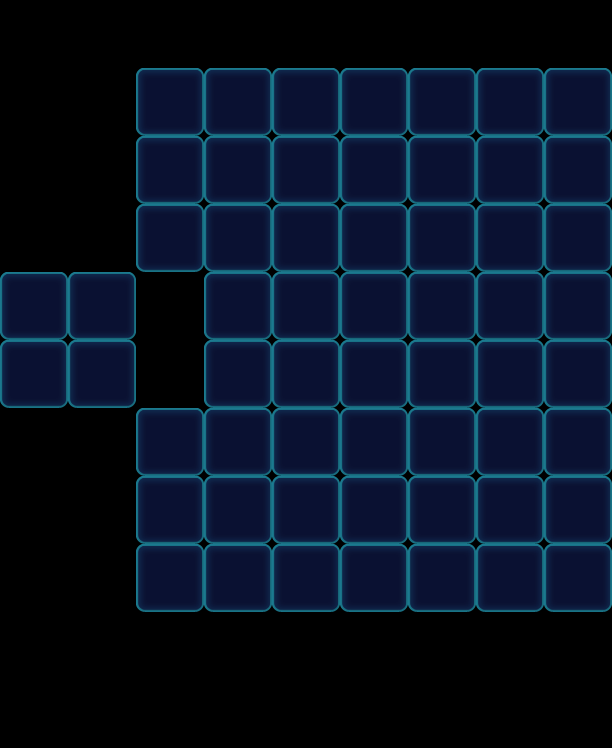

Rendered tile map (Tiled .tmx) drawn with the repository's tilesets; below, a short description and the map source with its tile grids summarised:
An orthogonal 9x11 tile map with 68x68 px tiles, 1 tile layer (Valid), 2 tilesets and 40 objects (14x Ice, 14x Stone, 8x Factory_Normal, 4x Boss).

<map version="1.0" orientation="orthogonal" width="9" height="11" tilewidth="68" tileheight="68">
 <tileset firstgid="1" name="game_grid1" tilewidth="68" tileheight="68">
  <image source="game_grid1.png" width="68" height="68" />
 </tileset>
 <tileset firstgid="2" name="map" tilewidth="68" tileheight="68">
  <image source="map.png" width="1024" height="1024" />
 </tileset>
 <layer name="Valid" width="9" height="11">
  <data>[99 cells, 58 non-empty, 1 distinct tile ids]</data>
 </layer>
 <objectgroup name="BottomObj" width="9" height="11" />
 <objectgroup name="MiddleObj" width="9" height="11" />
 <objectgroup color="#000000" name="TopObj" width="9" height="11">
  <object name="10" type="Factory_Normal" x="204" y="0" width="68" height="68">
   <properties>
    <property name="FactoryColorsConfig" value="Blue,Yellow,Pink,Purple,Orange" />
   </properties>
  </object>
  <object name="10" type="Boss" x="0" y="272" width="68" height="68">
   <properties>
    <property name="BossName" value="Color1" />
    <property name="BossType" value="ColorBoss" />
    <property name="BossTypeConfig" value="Blue,Yellow,Pink,Purple,Orange" />
   </properties>
  </object>
  <object name="12" type="Ice" x="544" y="136" width="68" height="68">
   <properties>
    <property name="Layers" value="3" />
   </properties>
  </object>
  <object name="12" type="Ice" x="544" y="68" width="68" height="68">
   <properties>
    <property name="Layers" value="3" />
   </properties>
  </object>
  <object name="12" type="Ice" x="544" y="272" width="68" height="68">
   <properties>
    <property name="Layers" value="3" />
   </properties>
  </object>
  <object name="12" type="Ice" x="544" y="204" width="68" height="68">
   <properties>
    <property name="Layers" value="3" />
   </properties>
  </object>
  <object name="12" type="Ice" x="544" y="408" width="68" height="68">
   <properties>
    <property name="Layers" value="3" />
   </properties>
  </object>
  <object name="12" type="Ice" x="544" y="340" width="68" height="68">
   <properties>
    <property name="Layers" value="3" />
   </properties>
  </object>
  <object name="12" type="Ice" x="544" y="544" width="68" height="68">
   <properties>
    <property name="Layers" value="3" />
   </properties>
  </object>
  <object name="12" type="Ice" x="544" y="476" width="68" height="68">
   <properties>
    <property name="Layers" value="3" />
   </properties>
  </object>
  <object name="10" type="Factory_Normal" x="272" y="0" width="68" height="68">
   <properties>
    <property name="FactoryColorsConfig" value="Blue,Yellow,Pink,Purple,Orange" />
   </properties>
  </object>
  <object name="10" type="Factory_Normal" x="340" y="0" width="68" height="68">
   <properties>
    <property name="FactoryColorsConfig" value="Blue,Yellow,Pink,Purple,Orange" />
   </properties>
  </object>
  <object name="10" type="Factory_Normal" x="408" y="0" width="68" height="68">
   <properties>
    <property name="FactoryColorsConfig" value="Blue,Yellow,Pink,Purple,Orange" />
   </properties>
  </object>
  <object name="10" type="Factory_Normal" x="476" y="0" width="68" height="68">
   <properties>
    <property name="FactoryColorsConfig" value="Blue,Yellow,Pink,Purple,Orange" />
   </properties>
  </object>
  <object name="10" type="Factory_Normal" x="544" y="0" width="68" height="68">
   <properties>
    <property name="FactoryColorsConfig" value="Blue,Yellow,Pink,Purple,Orange" />
   </properties>
  </object>
  <object name="10" type="Boss" x="68" y="272" width="68" height="68">
   <properties>
    <property name="BossName" value="Color1" />
    <property name="BossType" value="ColorBoss" />
    <property name="BossTypeConfig" value="Blue,Yellow,Pink,Purple,Orange" />
   </properties>
  </object>
  <object name="10" type="Boss" x="0" y="340" width="68" height="68">
   <properties>
    <property name="BossName" value="Color1" />
    <property name="BossType" value="ColorBoss" />
    <property name="BossTypeConfig" value="Blue,Yellow,Pink,Purple,Orange" />
   </properties>
  </object>
  <object name="10" type="Boss" x="68" y="340" width="68" height="68">
   <properties>
    <property name="BossName" value="Color1" />
    <property name="BossType" value="ColorBoss" />
    <property name="BossTypeConfig" value="Blue,Yellow,Pink,Purple,Orange" />
   </properties>
  </object>
  <object name="10" type="Factory_Normal" x="136" y="0" width="68" height="68">
   <properties>
    <property name="FactoryColorsConfig" value="Blue,Yellow,Pink,Purple,Orange" />
   </properties>
  </object>
  <object name="10" type="Factory_Normal" x="136" y="340" width="68" height="68">
   <properties>
    <property name="FactoryColorsConfig" value="Blue,Yellow,Pink,Purple,Orange" />
   </properties>
  </object>
  <object name="12" type="Ice" x="136" y="68" width="68" height="68">
   <properties>
    <property name="Layers" value="3" />
   </properties>
  </object>
  <object name="12" type="Ice" x="136" y="204" width="68" height="68">
   <properties>
    <property name="Layers" value="3" />
   </properties>
  </object>
  <object name="12" type="Ice" x="136" y="136" width="68" height="68">
   <properties>
    <property name="Layers" value="3" />
   </properties>
  </object>
  <object name="12" type="Ice" x="136" y="408" width="68" height="68">
   <properties>
    <property name="Layers" value="3" />
   </properties>
  </object>
  <object name="12" type="Ice" x="136" y="544" width="68" height="68">
   <properties>
    <property name="Layers" value="3" />
   </properties>
  </object>
  <object name="12" type="Ice" x="136" y="476" width="68" height="68">
   <properties>
    <property name="Layers" value="3" />
   </properties>
  </object>
  <object name="Stone" type="Stone" gid="34" x="204" y="136">
   <properties>
    <property name="Layers" value="1" />
   </properties>
  </object>
  <object name="Stone" type="Stone" gid="34" x="204" y="204">
   <properties>
    <property name="Layers" value="1" />
   </properties>
  </object>
  <object name="Stone" type="Stone" gid="34" x="204" y="272">
   <properties>
    <property name="Layers" value="1" />
   </properties>
  </object>
  <object name="Stone" type="Stone" gid="34" x="204" y="476">
   <properties>
    <property name="Layers" value="1" />
   </properties>
  </object>
  <object name="Stone" type="Stone" gid="34" x="204" y="544">
   <properties>
    <property name="Layers" value="1" />
   </properties>
  </object>
  <object name="Stone" type="Stone" gid="34" x="204" y="612">
   <properties>
    <property name="Layers" value="1" />
   </properties>
  </object>
  <object name="Stone" type="Stone" gid="34" x="476" y="612">
   <properties>
    <property name="Layers" value="1" />
   </properties>
  </object>
  <object name="Stone" type="Stone" gid="34" x="476" y="544">
   <properties>
    <property name="Layers" value="1" />
   </properties>
  </object>
  <object name="Stone" type="Stone" gid="34" x="476" y="476">
   <properties>
    <property name="Layers" value="1" />
   </properties>
  </object>
  <object name="Stone" type="Stone" gid="34" x="476" y="408">
   <properties>
    <property name="Layers" value="1" />
   </properties>
  </object>
  <object name="Stone" type="Stone" gid="34" x="476" y="340">
   <properties>
    <property name="Layers" value="1" />
   </properties>
  </object>
  <object name="Stone" type="Stone" gid="34" x="476" y="272">
   <properties>
    <property name="Layers" value="1" />
   </properties>
  </object>
  <object name="Stone" type="Stone" gid="34" x="476" y="204">
   <properties>
    <property name="Layers" value="1" />
   </properties>
  </object>
  <object name="Stone" type="Stone" gid="34" x="476" y="136">
   <properties>
    <property name="Layers" value="1" />
   </properties>
  </object>
 </objectgroup>
</map>
